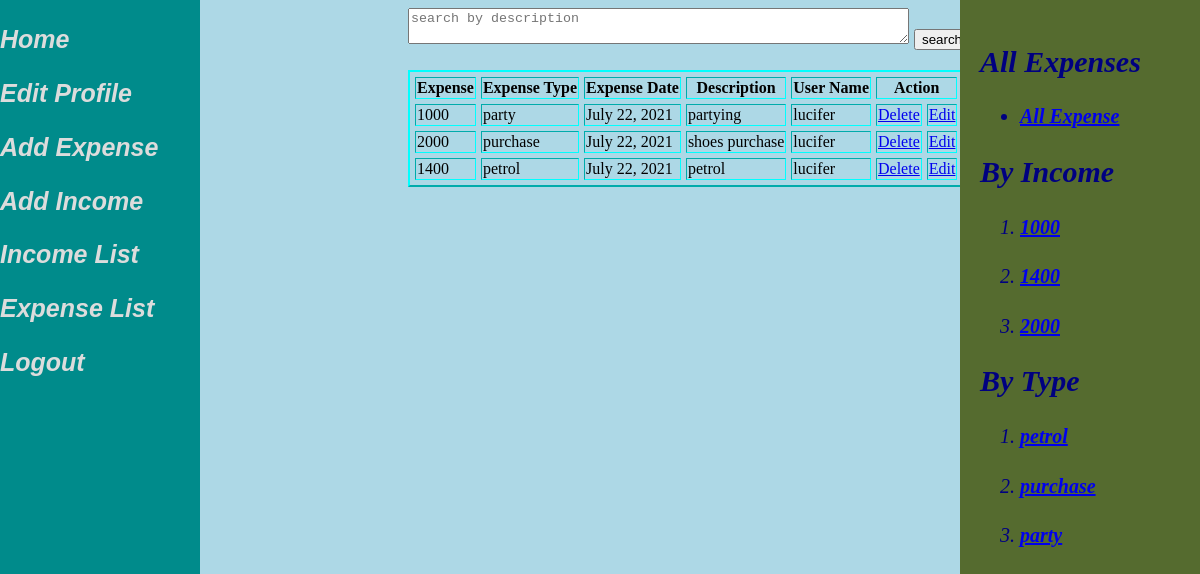
The page /expense-list (signed in) on the database its author committed.
### expense/models.py (models this page shows)
class Expense(models.Model):
    expense=models.IntegerField()
    expenseType=models.CharField(max_length=30)
    expenseDate=models.DateField(auto_now=True)
    description=models.TextField(max_length=300)
    user=models.ForeignKey(User, on_delete=models.CASCADE)
    class Meta:
        db_table='expense'

### expense/views.py (the view)
# urls.py: path('-list',v.exp_list,name='explist'),
def exp_list(request):
    uid=request.session.get('uid')
    exp=Expense.objects.filter(user=uid)
    expense=set()
    exptype=set()
    for i in exp:
        expense.add(i.expense)
        exptype.add(i.expenseType)
    if request.method=='POST':
        search=request.POST.get('search')
        exp=Expense.objects.filter(user=uid,description__contains=search)
        context={'exp':exp,'expense':expense,'exptype':exptype}
        return render(request,'explist.html',context)
    else:
        exp=Expense.objects.filter(user=uid)
        context={'exp':exp,'expense':expense,'exptype':exptype}
        return render(request,'explist.html',context)

### expense/templates/explist.html (shortened to what this page needs)
{%extends 'base.html'%}
{%block data%}
<form method="POST">
    <textarea cols="60" rows="2" name="search" placeholder="search by description"></textarea>
    <button type="submit">search</button>
</form>
<table border="2" cellspacing="5" style="border-color: aqua;">
        <tr>
            <th>Expense</th>
            <th>Expense Type</th>
            <th>Expense Date</th>
            <th>Description</th>
            <th>User Name</th>
            <th colspan="2">Action</th>
        </tr>
        {%for i in exp%}
        <tr>
            <td>{{i.expense}}</td>
            <td>{{i.expenseType}}</td>
            <td>{{i.expenseDate}}</td>
            <td>{{i.description}}</td>
            <td>{{i.user}}</td>
            <td><a href="dexp?id={{i.id}}" type="submit">Delete</a></td>
            <td><a href="eexp?id={{i.id}}" type="submit">Edit</a></td>
        </tr>
        {%endfor%}
</table>
<div id="left-section">
    <h2>All Expenses</h2>
    <ul>
        <li><a href="{%url 'expenses:all_expense'%}"><h4>All Expense</h4></a></li>
    </ul>
    <h2>By Income</h2>
    <ol>
        {%for i in expense%}
        <li><a href="{%url 'expenses:sr_expense' i %}"><h4>{{i}}</h4></a></li>
        {%endfor%}
    </ol>
    <h2>By Type</h2>
    <ol>
        {%for i in exptype%}
        <li><a href="{%url 'expenses:sr_expensetype' i %}"><h4>{{i}}</h4></a></li>
        {%endfor%}
    </ol>
{%endblock%}

### account/templates/base.html (shortened to what this page needs)
    <div id="main">
        {%block data%}
        {%endblock%}
    </div>
    <div id="sidnav">
        <h2><a href="/">Home</a></h2>
        {% if user.is_authenticated %}
        <h2><a href="{%url 'accounts:editprof'%}">Edit Profile</a></h2>
        <h2><a href="{%url 'expenses:exp'%}">Add Expense</a></h2>
        <h2><a href="{%url 'incomes:inc'%}">Add Income</a></h2>
        <h2><a href="{%url 'incomes:inclist'%}">Income List</a></h2>
        <h2><a href="{%url 'expenses:explist'%}">Expense List</a></h2>
        <h2><a href="{%url 'accounts:logout'%}">Logout</a></h2>
        {%else%}
        <h2><a href="{%url 'accounts:reg'%}">Register</a></h2>
        <h2><a href="{%url 'accounts:login'%}">Login</a></h2>
        {%endif%}
    </div>

### account/templates/base.html (style rules this page uses)
#sidnav { height: 100%; width: 200px; background-color: darkcyan; position: fixed; left: 0%; top: 0%; }
#sidnav a { color: gainsboro; font-family: 'Franklin Gothic Medium', 'Arial Narrow', Arial, sans-serif; font-size: 25px; text-decoration: none; }
#main { padding-left: 400px; font-style: oblique; color: navy; font-size: 20px; }

### expense/templates/explist.html (style rules this page uses)
#left-section { width: 200px; height: 100%; background-color: darkolivegreen; padding: 20px; position: fixed; right: 0%; top: 0%; }

### rows shown on the page
Expense: expense "1000", expenseType "party", expenseDate "July 22, 2021", description "partying", user "lucifer", exptype "party"
Expense: expense "2000", expenseType "purchase", expenseDate "July 22, 2021", description "shoes purchase", user "lucifer", exptype "purchase"
Expense: expense "1400", expenseType "petrol", expenseDate "July 22, 2021", description "petrol", user "lucifer", exptype "petrol"

### other values the page prints
{{ i }} "1000" "1400" "2000"
